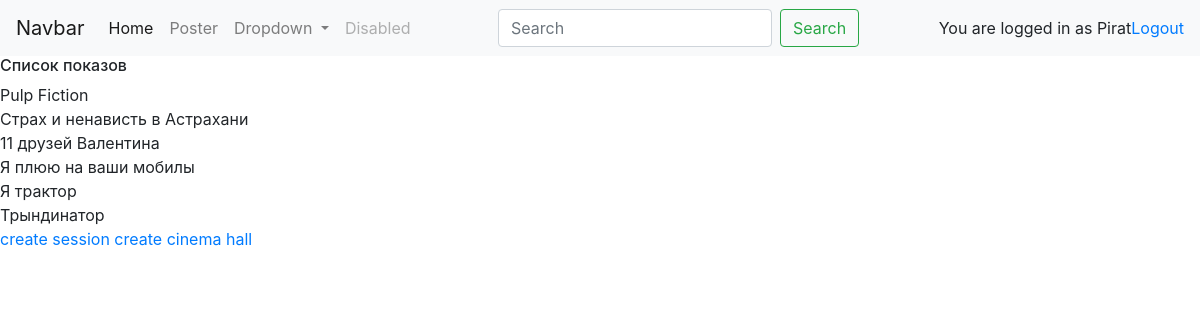
The app's page / (signed in) with its own data.
### authenticate/models.py (models this page shows)
class User(AbstractUser):
    wallet = models.DecimalField(max_digits=5, decimal_places=5, blank=True, null=True)

### cinema_box_office/models.py (models this page shows, shortened)
class Session(models.Model):
    name = models.CharField(max_length=200)
    start_at = models.DateTimeField()  # не уверен что это правильное решение
    end_at = models.DateTimeField()
    rental_start_at = models.DateTimeField()
    rental_end_at = models.DateTimeField()
    ticket_price = models.DecimalField(max_digits=4, decimal_places=2)
    cinema_hall = models.ForeignKey(CinemaHall, on_delete=models.CASCADE)
    movie = models.OneToOneField(Movie, on_delete=models.CASCADE)

class Movie(models.Model):
    name = models.CharField(max_length=200)
    def __str__(self):
        return f'{self.name}'

### cinema_box_office/views.py (the view)
# urls.py: path('', Poster.as_view(), name='poster'),
class Poster(ListView):
    model = Session
    template_name = 'cinema_box_office/index.html'
    context_object_name = 'session'

### templates/cinema_box_office/index.html (shortened to what this page needs)
{% extends 'base.html' %}
{% block content %}
    {% if request.user.is_superuser %}
        {% include 'cinema_box_office/admin.html' %}
    {% elif not request.user.is_superuser and request.user.is_authenticated %}
        {% include 'cinema_box_office/user.html' %}
    {% else %}
        You are not authorized user <a href="{% url 'login' %}">Log in </a> or <a href="{% url 'register' %}"> Register</a>
    {% endif %}
{% endblock %}

### templates/base.html (shortened to what this page needs)
<!DOCTYPE html>
<html lang="en">
<head>
    <link rel="stylesheet" href="https://stackpath.bootstrapcdn.com/bootstrap/4.4.1/css/bootstrap.min.css"
>
</head>
<body>
    <nav class="navbar navbar-expand-lg navbar-light bg-light">
        <a class="navbar-brand" href="#">Navbar</a>
        <div class="collapse navbar-collapse" id="navbarSupportedContent">
            <ul class="navbar-nav mr-auto">
                <li class="nav-item active">
                    <a class="nav-link" href="/">Home <span class="sr-only">(current)</span></a>
                </li>
                <li class="nav-item">
                    <a class="nav-link" href="#">Poster</a>
                </li>
                <li class="nav-item dropdown">
                    <a class="nav-link dropdown-toggle" href="#" id="navbarDropdown" role="button"
                        data-toggle="dropdown" aria-haspopup="true" aria-expanded="false">
                        Dropdown
                    </a>
                </li>
                <li class="nav-item">
                    <a class="nav-link disabled" href="#" tabindex="-1" aria-disabled="true">Disabled</a>
                </li>
            </ul>
            <form class="form-inline my-2 my-lg-0">
                <input class="form-control mr-sm-2" type="search" placeholder="Search" aria-label="Search">
                <button class="btn btn-outline-success my-2 my-sm-0" type="submit">Search</button>
            </form>
            <ul class="navbar-nav ml-auto">
                {% if not request.user.is_authenticated %}
                    <a class="nav-link" href="{% url 'login' %}">Sign In</a>
                    <a class="nav-link" href="{% url 'register' %}">Sign Up</a>
                {% else %}
                    <a href="" ></a>You are logged in as {{ request.user }}</a>
                    <a href="{% url 'logout' %}">Logout</a>
                {% endif %}
            </ul>
        </div>
    </nav>
    <h6>Список показов</h6>
    {% for object in object_list %}
    <form action="{% url 'buy_ticket' %}" method="POST">
        {{ object.movie }}
    </form>
    {% endfor %}
    {% block content %}
    {% endblock %}
</body>
</html>

### records on screen
User: user "Pirat"
Session: movie "Pulp Fiction"
Session: movie "Страх и ненависть в Астрахани"
Session: movie "11 друзей Валентина"
Session: movie "Я плюю на ваши мобилы"
Session: movie "Я трактор"
Session: movie "Трындинатор"
